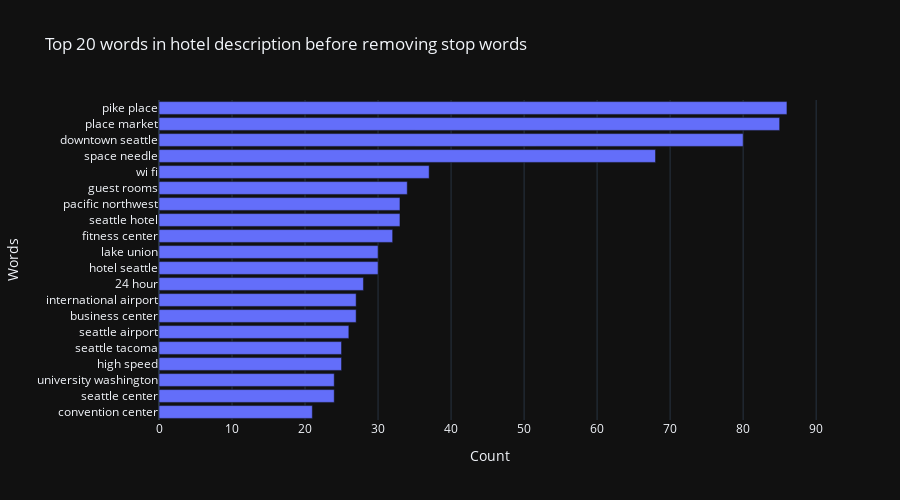

The code cell stored with this chart in its notebook:
### Markdown cell above
### Bigrams Frequency Distribution Before Removing Stop Word
二(n)元组的 词频分布

### Code cell
# 传入预料数组Series  和 n  ,返回 前n个
def get_top_n_words(corpus_series,n=None):
    # 1.文本向量化
    vec = CountVectorizer(stop_words='english',ngram_range=(2,2)).fit(corpus_series)
    # 2.运用 , 得到 稀疏矩阵 Coords(行列),Values
    bag_of_words = vec.transform(corpus_series)
    # 3.数据处理, 获取 词频数组 (词,出现总数)
    # print(bag_of_words)
   
    # 统计总数
    # 对稀疏矩阵 每一行求和,得到 每个特征字 的总数 [('',11)]
    sum_words = bag_of_words.sum(axis=0)
    
    # 将 词 和 总数 重新整理为[(词,总数)] , 通过idx匹配总数
    words_freq = [ (word,sum_words[0,idx]) for word , idx in vec.vocabulary_.items()]
    
    
    # 4.排序
    # words_freq.sort(key=lambda x:x[1],reverse=True)
    # 排序后 返回一个 新数组
    words_freq = sorted(words_freq,key=lambda x:x[1],reverse=True)
    # print(words_freq)
    return words_freq[:n]

# 1.调用获取词表方法
common_words = get_top_n_words(df['desc'],20)
# print(common_words)
# print(type(common_words))

# 2.词表 可视化
# 准备数据,list 转为 df
df1 = pd.DataFrame(common_words,columns=['words','count'])
# print(df1)

# 分组求和
words_count_series = df1.groupby('words').sum()['count'].sort_values()
# print(words_count_series)

# 渲染图表
fig = go.Figure(go.Bar(x=words_count_series.values,y=words_count_series.index, orientation='h'))
fig.update_layout(xaxis_title='Count',  # 设置 x 轴标题
    yaxis_title='Words', title_text='Top 20 words in hotel description before removing stop words', # 增加图表的高度
    height=500)

### Figure 1 — Plotly figure (JSON) as saved in the notebook; plotly's stock layout.template omitted (floating-point values rounded to 4 significant figures)
{"data": [{"orientation": "h", "x": [21, 24, 24, 25, 25, 26, 27, 27, 28, 30, 30, 32, 33, 33, 34, 37, 68, 80, 85, 86], "y": ["convention center", "seattle center", "university washington", "high speed", "seattle tacoma", "seattle airport", "business center", "international airport", "24 hour", "hotel seattle", "lake union", "fitness center", "seattle hotel", "pacific northwest", "guest rooms", "wi fi", "space needle", "downtown seattle", "place market", "pike place"], "type": "bar"}], "layout": {"title": {"text": "Top 20 words in hotel description before removing stop words"}, "xaxis": {"title": {"text": "Count"}}, "yaxis": {"title": {"text": "Words"}}, "height": 500}}
